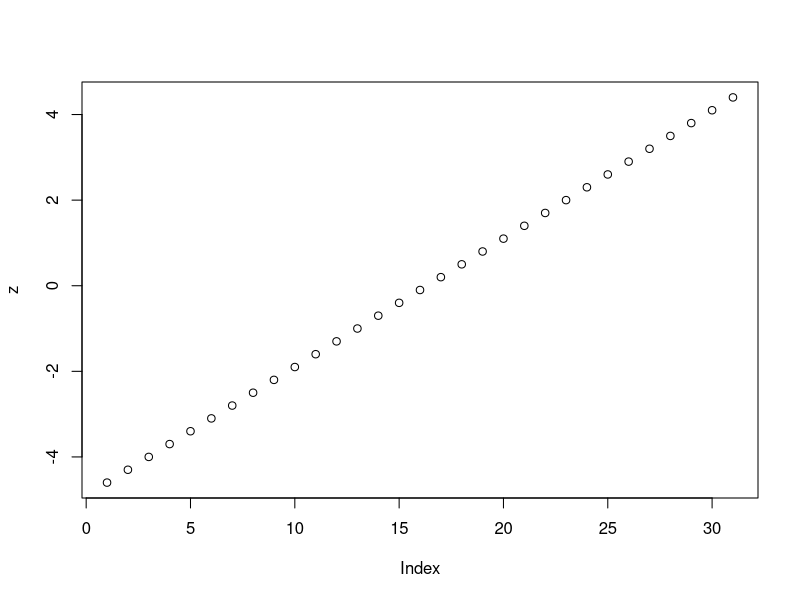
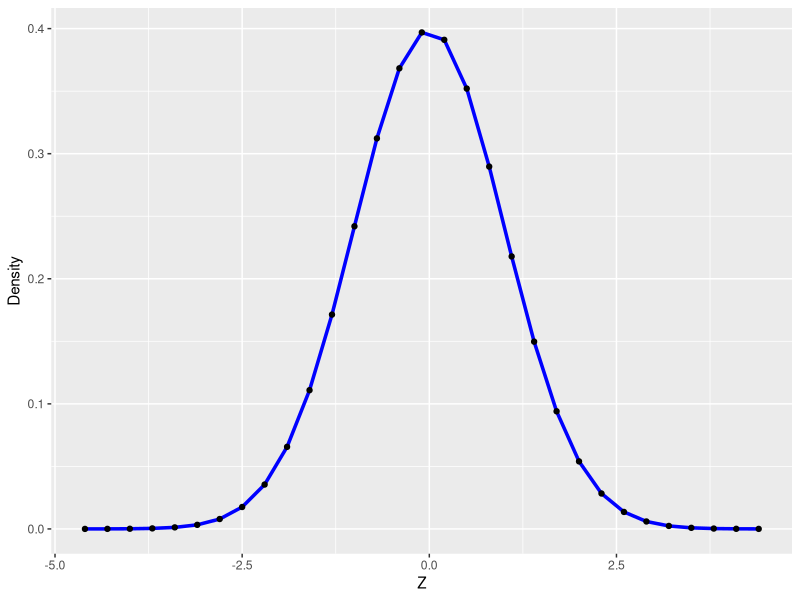
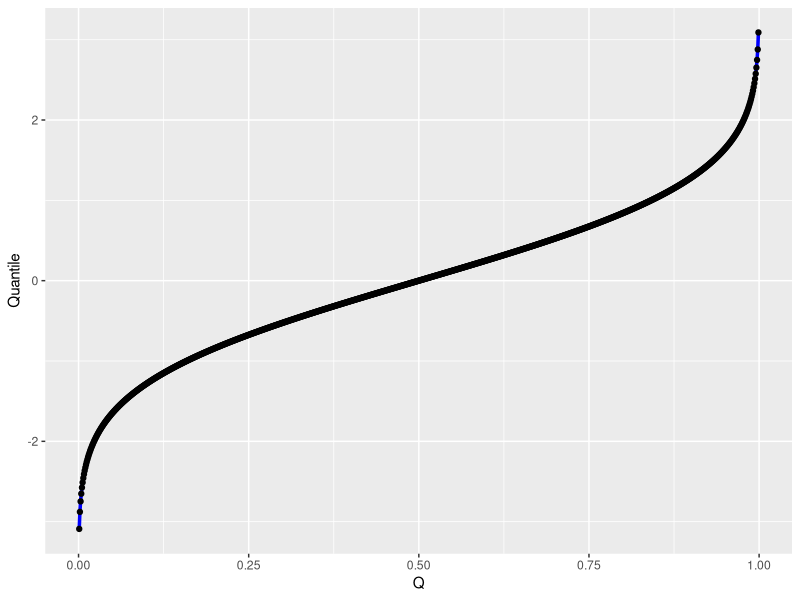
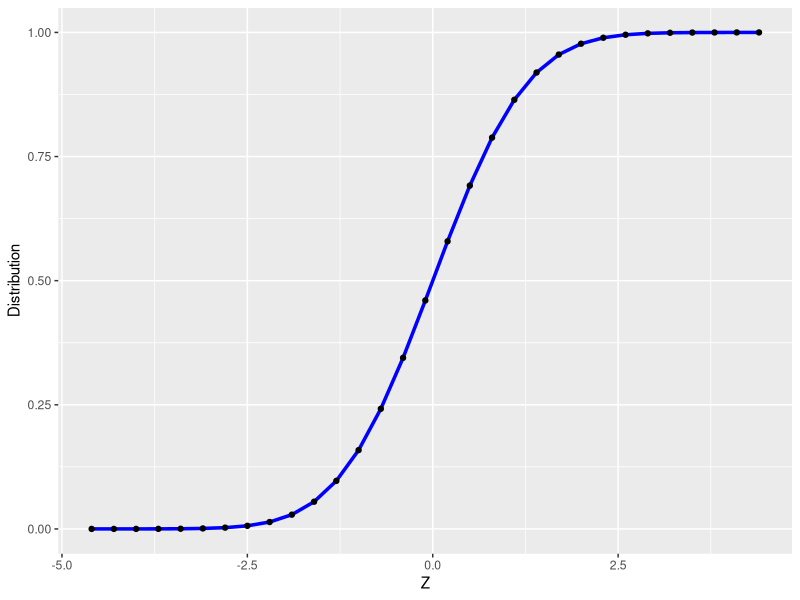

The R source for these figures, in order:
library(ggplot2)
z <- seq(-4.6, 4.6, 0.3)

q <- seq(0.001,0.999,0.001)

dev.off()
plot(z)
class(z)
## Probability Distribution / Normalization of Data 
dStandardNormal <- data.frame(Z=z, 
                            Density=dnorm(z, mean=0, sd=1),
                            Distribution=pnorm(z, mean=0, sd=1))

ggplot(dStandardNormal,aes(x=Z, y=Density)) + 
  geom_line(color="blue", size=1.2) +
  geom_point()


qStandardNormal <- data.frame(Q=q,Quantile=qnorm(q, mean=0, sd=1))  
head(qStandardNormal)

ggplot(qStandardNormal,aes(x=Q, y=Quantile)) + 
  geom_line(color="blue", size=1.2) +
  geom_point()


ggplot(dStandardNormal,aes(x=Z, y=Distribution)) + 
  geom_line(color="blue", size=1.2) +
  geom_point()
  


  